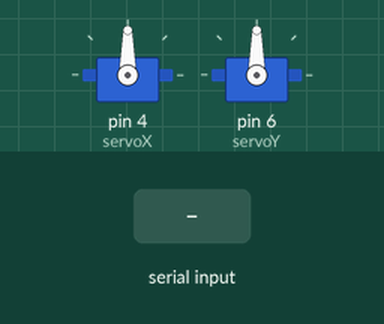
The sketch below on a simulated Arduino Uno, built with avr-gcc and run on an emulated ATmega328P. On the bench: 2 × servo. The test bench sets the inputs (shaded band).

Above: at 1.2 s.
1.3 s: "90,45\n" received over Serial
At 2.1 s:
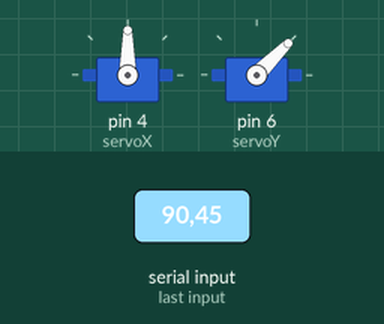
2.8 s: "30,150\n" received over Serial
At 3.2 s:
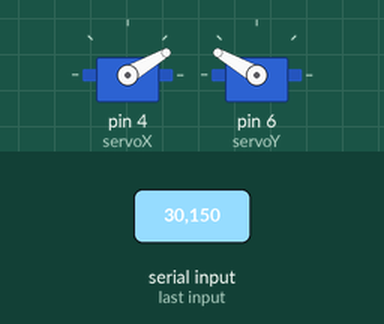
4.3 s: "1,90\n" received over Serial
At 5.6 s:
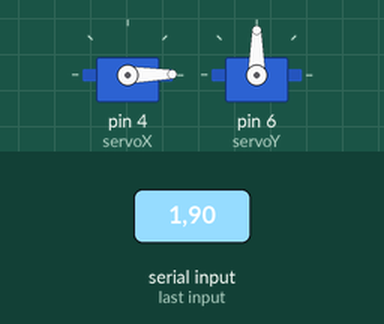
Timing chart, 0 to 7.3 s (numbered marks = the images above; inputs shaded):
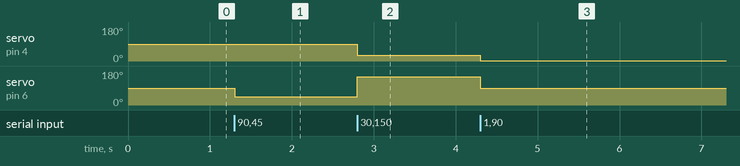

The sketch:

latest.ino
```cpp
#include <Servo.h>

Servo servoX;
Servo servoY;

void setup() {
  Serial.begin(115200);
  servoX.attach(4);
  servoY.attach(6);
}

void loop() {
  if (Serial.available()) {
    String data = Serial.readStringUntil('\n');
    int commaIndex = data.indexOf(',');

    if (commaIndex != -1) {
      int angleX = data.substring(0, commaIndex).toInt();
      int angleY = data.substring(commaIndex + 1).toInt();

      // Move the servo motors based on received angles
      servoX.write(angleX);
      servoY.write(angleY);
    }
  }
}
```

Measured:
- after the input at 1.3 s, servo on pin 6 (servoY): 90° → 45° at once
- after the input at 2.8 s, servo on pin 4 (servoX): 90° → 30° at once; servo on pin 6 (servoY): 45° → 150° at once
- after the input at 4.3 s, servo on pin 4 (servoX): 30° → 1° at once; servo on pin 6 (servoY): 150° → 90° at once
